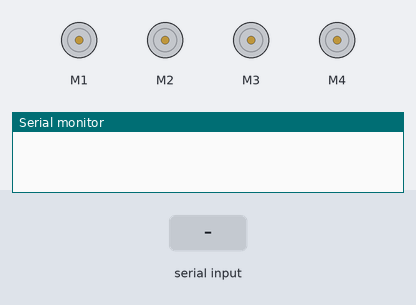
Recording of a sketch running on a simulated Arduino Uno, built with avr-gcc and run on an emulated ATmega328P. On the bench: 4 × DC motor (green arrow = forward, orange = backward, longer = faster), the last lines printed to the serial monitor. The test bench sets the inputs (shaded band).

Above: at 1.2 s.
1.3 s: "F" received over the second serial link
At 2.5 s:
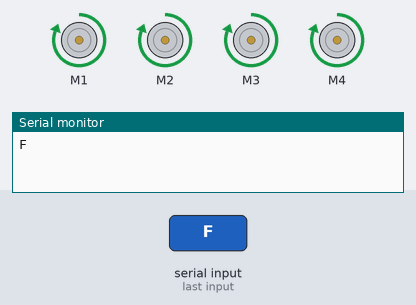
2.8 s: "B" received over the second serial link
At 3.8 s:
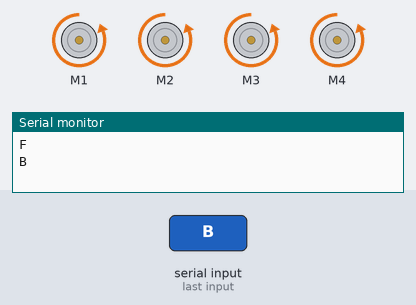
4.3 s: "L" received over the second serial link
At 5.0 s:
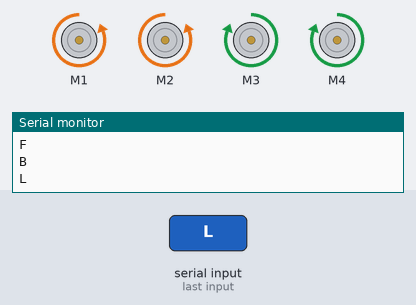
5.8 s: "R" received over the second serial link
At 6.1 s:
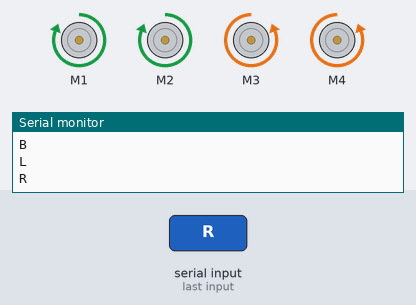
Timing chart, 0 to 8.3 s (numbered marks = the images above; inputs shaded):
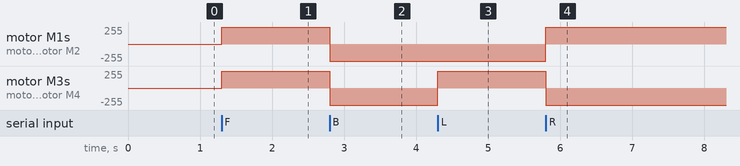

The sketch:

XurmatilloBluetoothCar.ino
```cpp
#include <AFMotor.h> // XURMATILLO OXUNOV XIKMATULLAYEVICH 15/06/2025 23:34:27
#include <SoftwareSerial.h>

// Motor obyektlari
AF_DCMotor motor1(1); // M1
AF_DCMotor motor2(2); // M2
AF_DCMotor motor3(3); // M3
AF_DCMotor motor4(4); // M4

// Bluetooth RX - pin 2, TX - pin 3
SoftwareSerial BT(2, 3); // RX, TX BLUETOOTH'NI 2 VA 3 RAQAMLI ARDUINO PINIGA ULANG.

char command;

void setup() {
  Serial.begin(9600);
  BT.begin(9600);

  // Motor tezligini maksimalga sozlash
  motor1.setSpeed(255);
  motor2.setSpeed(255);
  motor3.setSpeed(255);
  motor4.setSpeed(255);
}

void loop() {
  if (BT.available()) {
    command = BT.read();
    Serial.println(command); // Debug uchun

    switch (command) {
      case 'F': // Oldinga
        forward();
        break;
      case 'B': // Orqaga
        backward();
        break;
      case 'L': // Chapga burilish (tank-style)
        turnLeft();
        break;
      case 'R': // O‘ngga burilish (tank-style)
        turnRight();
        break;
      case 'S': // To‘xtash
        stopMotors();
        break;
      default:
        stopMotors();
        break;
    }
  }
}

void forward() {
  motor1.run(FORWARD);
  motor2.run(FORWARD);
  motor3.run(FORWARD);
  motor4.run(FORWARD);
}

void backward() {
  motor1.run(BACKWARD);
  motor2.run(BACKWARD);
  motor3.run(BACKWARD);
  motor4.run(BACKWARD);
}

void turnLeft() {
  motor1.run(BACKWARD);
  motor2.run(BACKWARD);
  motor3.run(FORWARD);
  motor4.run(FORWARD);
}

void turnRight() {
  motor1.run(FORWARD);
  motor2.run(FORWARD);
  motor3.run(BACKWARD);
  motor4.run(BACKWARD);
}

void stopMotors() {
  motor1.run(RELEASE);
  motor2.run(RELEASE);
  motor3.run(RELEASE);
  motor4.run(RELEASE);
}
```

Measured:
- after the input at 1.3 s, motor M1–4: stopped → forward 255/255 at once
- after the input at 2.8 s, motor M1–4: forward 255/255 → backward 255/255 at once
- after the input at 4.3 s, motor M3, motor M4: backward 255/255 → forward 255/255 at once
- after the input at 5.8 s, motor M1, motor M2: backward 255/255 → forward 255/255 at once; motor M3, motor M4: forward 255/255 → backward 255/255 at once
